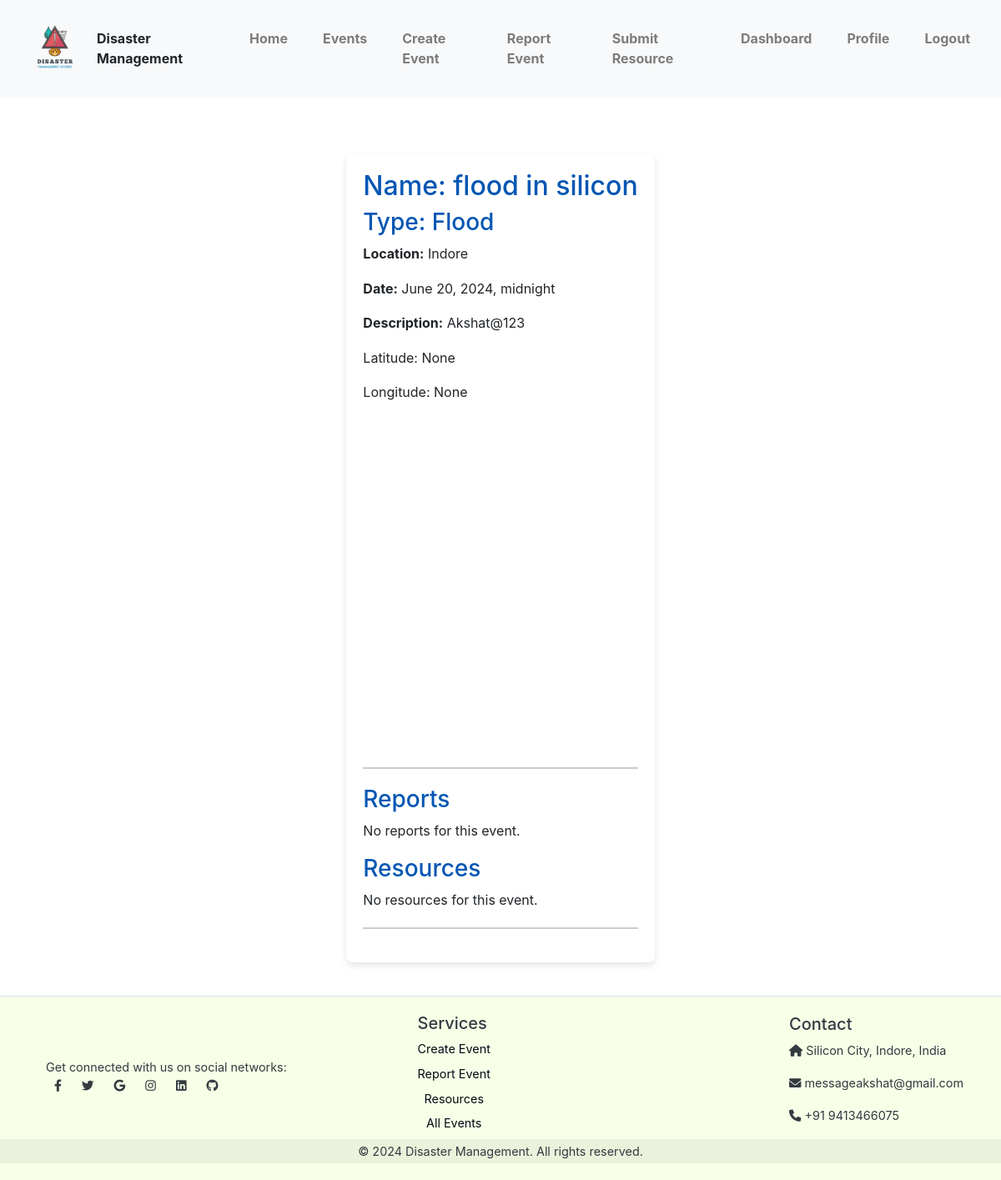
Page /event/27/ (signed in) on the committed database.
### disasters/models.py (models this page shows, shortened)
class DisasterEvent(models.Model):
    EVENT_TYPE_CHOICES = [
        ('Flood', 'Flood'),
        ('Earthquake', 'Earthquake'),
        ('Tornado', 'Tornado'),
        ('Wildfire', 'Wildfire'),
        ('Hurricane', 'Hurricane'),
        ('Volcano', 'Volcano'),
        ('Other', 'Other'),
    ]
    name = models.CharField(max_length=200)
    event_type = models.CharField(max_length=50, choices=EVENT_TYPE_CHOICES)
    date_occurred = models.DateTimeField()
    location = models.CharField(max_length=200)
    latitude = models.FloatField(blank=True, null=True)
    longitude = models.FloatField(blank=True, null=True)
    description = models.TextField()

### disasters/views.py (the view)
# urls.py: path("event/<int:event_id>/", views.event_detail,name="event_detail"),
@login_required
def event_detail(request, event_id):
    event = get_object_or_404(DisasterEvent, id=event_id)
    reports = event.report_set.all()
    resources = event.resource_set.all()
    if request.method == 'POST':
        if 'report_submit' in request.POST:
            report_form = ReportForm(request.POST)
            if report_form.is_valid():
                report = report_form.save(commit=False)
                report.event = event
                report.save()
                return redirect('event_detail', event_id=event.id)
        elif 'resource_submit' in request.POST:
            resource_form = ResourceForm(request.POST)
            if resource_form.is_valid():
                resource = resource_form.save(commit=False)
                resource.event = event
                resource.save()
                return redirect('event_detail', event_id=event.id)
    else:
        report_form = ReportForm(initial={'event': event})
        resource_form = ResourceForm(initial={'event': event})
    return render(request, 'disasters/event_detail.html', {
        'event': event,
        'reports': reports,
        'resources': resources,
        'report_form': report_form,
        'resource_form': resource_form,
    })

### templates/disasters/event_detail.html (shortened to what this page needs)
{% extends 'disasters/base.html' %}
{% block content %}
<link rel="stylesheet" href="https://cdn.jsdelivr.net/npm/leaflet@1.7.1/dist/leaflet.css" />
<div class="grid">
    <section>
        <h2>Name: {{ event.name }}</h2>
        <h3>Type: {{ event.event_type }}</h3>
        <p><strong>Location:</strong> {{ event.location }}</p>
        <p><strong>Date:</strong> {{ event.date_occurred }}</p>
        <p><strong>Description:</strong> {{ event.description }}</p>
        <p>Latitude: {{ event.latitude }}</p>
        <p>Longitude: {{ event.longitude }}</p>
        <div id="map"></div>
        <hr>
        <h3>Reports</h3>
        {% if reports %}
            <ul>
                {% for report in reports %}
                    <li>
                        <strong>Reporter:</strong> {{ report.reporter_name }}<br>
                        <strong>Contact Info:</strong> {{ report.contact_info }}<br>
                        <strong>Details:</strong> {{ report.details }}<br>
                        <strong>Date:</strong> {{ report.report_date }}
                    </li>
                {% endfor %}
            </ul>
        {% else %}
            <p>No reports for this event.</p>
        {% endif %}
        <h3>Resources</h3>
        {% if resources %}
            <ul>
                {% for resource in resources %}
                    <li>
                        <strong>Type:</strong> {{ resource.resource_type }}<br>
                        <strong>Quantity:</strong> {{ resource.quantity }}<br>
                    </li>
                {% endfor %}
            </ul>
        {% else %}
            <p>No resources for this event.</p>
        {% endif %}
        <hr>
    </section>
</div>
{% endblock %}

### templates/disasters/base.html (style rules this page uses)
html, body { height: 120%; margin: 0; display: flex; flex-direction: column; }

### templates/disasters/event_detail.html (style rules this page uses)
.grid { display: grid; place-items: center; padding: 20px; }
section { max-width: 900px; background-color: #fff; padding: 20px; border-radius: 8px; box-shadow: 0 4px 8px rgba(0, 0, 0, 0.1); margin-bottom: 20px; }
h2, h3 { color: #0056b3; }
p { line-height: 1.6; }
hr { border: 0.5px solid #ccc; margin: 20px 0; }
#map { height: 400px; width: 100%; border-radius: 8px; margin-bottom: 20px; }

### rows in the picture
DisasterEvent: name "flood in silicon", event_type "Flood", location "Indore", date_occurred "June 20, 2024, midnight", description "Akshat@123", latitude "None", longitude "None"
